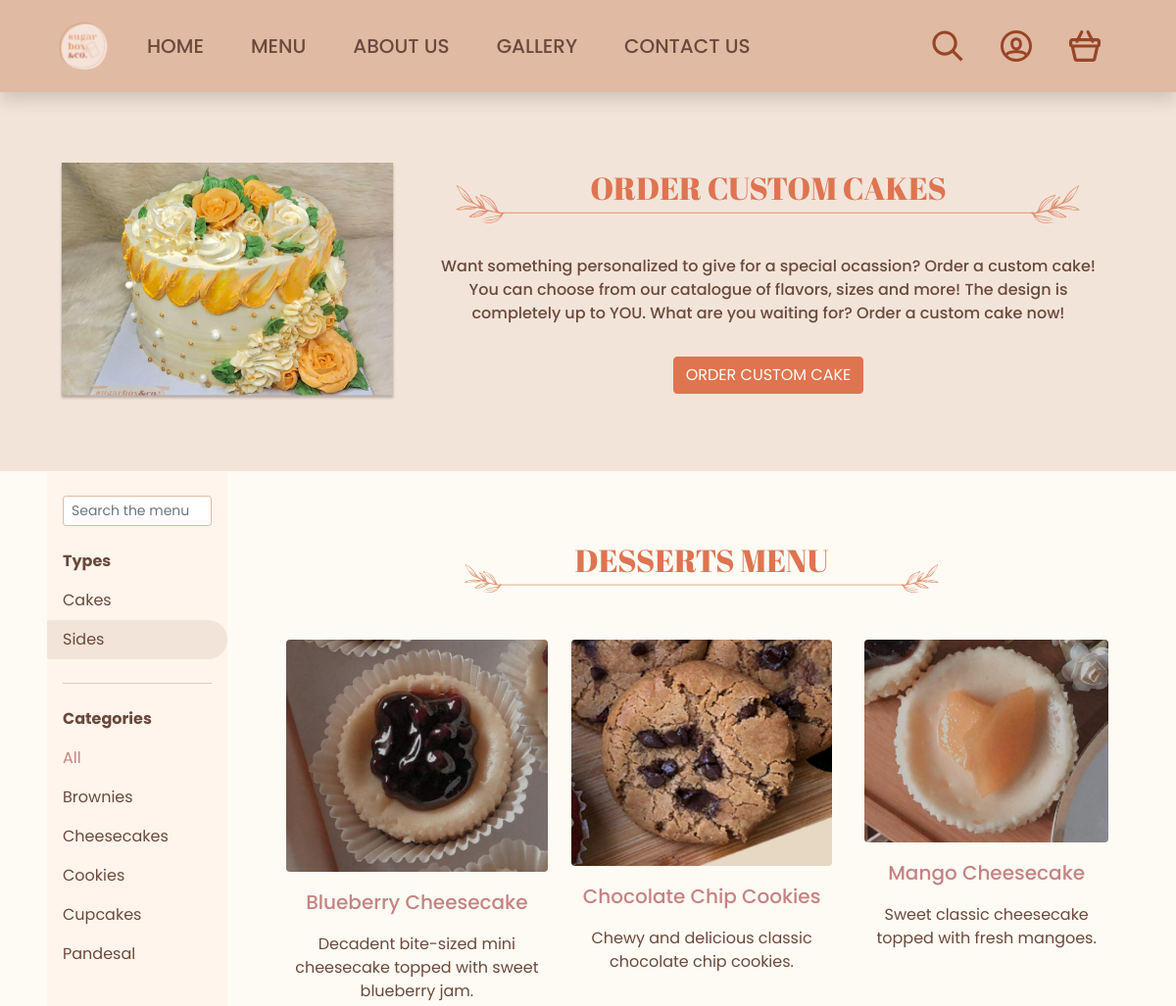
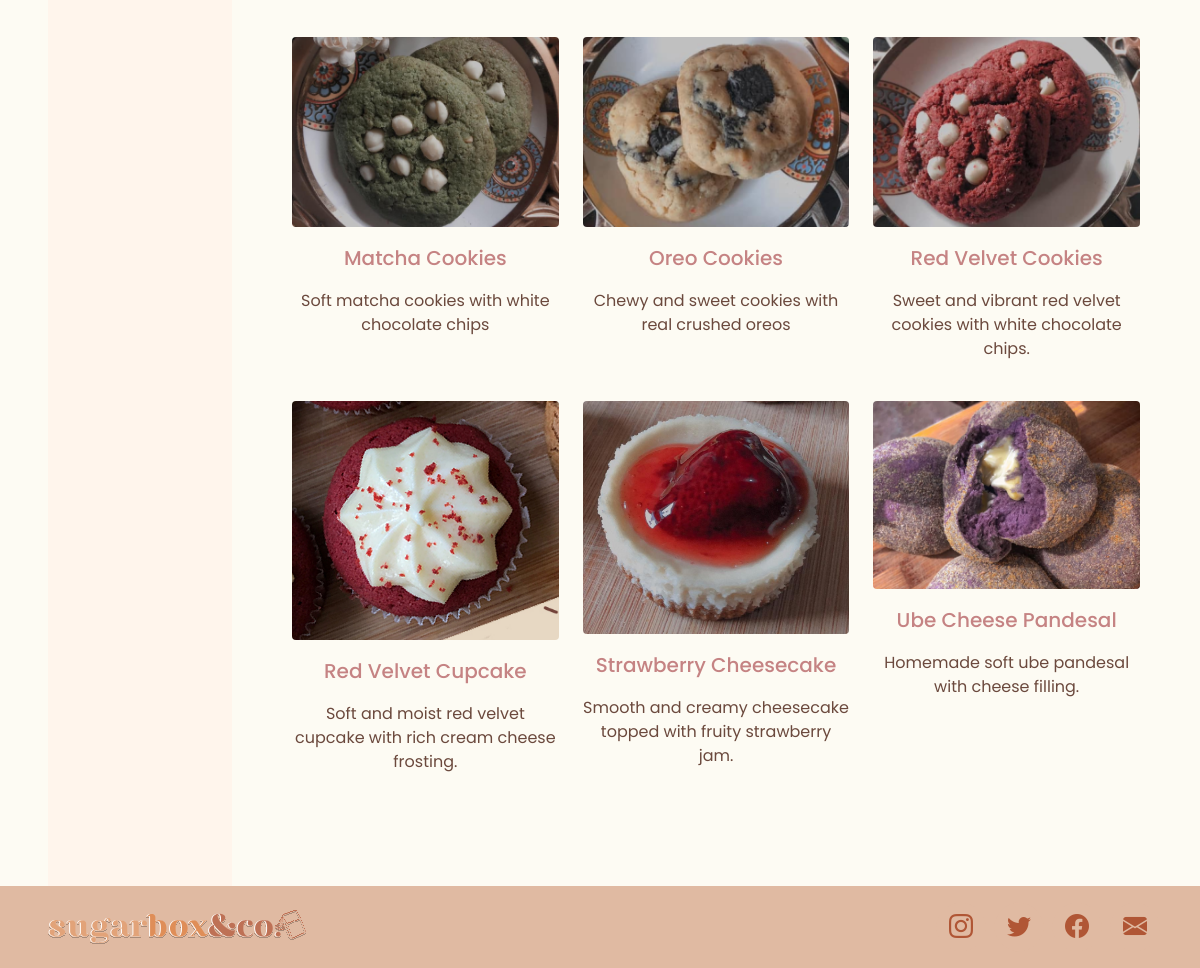
/src/menu.php (signed in), run on the app's committed database (2 pictures, top to bottom).
### tables this page shows
CREATE TABLE `side_categories` (
  `Categ_ID` int(11) NOT NULL,
  `Categ_Name` varchar(40) NOT NULL
);

CREATE TABLE `side_products` (
  `SideProd_ID` int(11) NOT NULL,
  `SideProd_Name` varchar(40) NOT NULL,
  `Categ_ID` int(11) NOT NULL,
  `SideProd_Desc` varchar(100) NOT NULL,
  `SideProd_Image` varchar(50) NOT NULL
);

### src/menu.php (the view, shortened to what this page needs)
<!DOCTYPE html>
<html lang="en">
<head>
    <?php include '../common/meta.php' ?>
</head>
<body class="bg-light <?php if ($_SESSION['functions']['toggleCart'] == true || $_SESSION['functions']['toggleOptions'] == true || $_SESSION['functions']['toggleSearch'] == true) echo 'overflow-hidden' ?>">
    <?php include '../common/navbar.php' ?>
    <div class="bg-section px-5 py-6">
        <div class="container">
            <div class="row justify-content-center align-items-center gy-5">
                <div class="col-md-4 text-center">
                    <img class="img-fluid" src="../assets/custom-cake.png" alt="Custom_cake">
                </div>
                <div class="col-md text-center">
                    <h2 class="text-center text-titleColor">ORDER CUSTOM CAKES</h2>
                    <img class="img-fluid mt-n5" src="../assets/leaves.svg" draggable="false" alt="">
                    <p class="text-content fw-bold m-3">Want something personalized to give for a special ocassion? Order a custom cake!
                        You can choose from our catalogue of flavors, sizes and more! The design is
                        completely up to YOU. What are you waiting for? Order a custom cake now!</p>
                    <a href="custom-order.php"><button class="btn btn-titleColor text-light mt-3">ORDER CUSTOM CAKE</button></a>
                </div>
            </div>
        </div>
    </div>
    <div class="px-5">
        <div class="container">
            <div class="row">
                <div class="col-md-2 bg-section2 border-top border-light p-0 me-5 pt-4">
                    <div class="mx-3 mb-4">
                        <input id="menu" class="form-control form-control-sm text-content border-primary" type="search" placeholder="Search the menu">
                    </div>
                    <div>
                        <p class="m-3"><b class="text-content">Types</b></p>
                        <p class="px-3 my-2"><a class="text-decoration-none text-content" href="./custom-order.php">Cakes</a></p>
                        <p class="px-3 py-2 my-2 bg-section rounded-start rounded-3"><a class="text-decoration-none text-content" href="#menu">Sides</a></p>
                    </div>
                    <hr class="bg-content mx-3 my-4">
                    <div>
                        <p class="m-3"><b class="text-content">Categories</b></p>
                        <p class="m-3"><a class="text-decoration-none text-subheading" href="?q=all">All</a></p>
                        <?php $categories = getCategories() ?>
                        <?php foreach ($categories as $category) { ?>
                            <p class="m-3"><a class="text-decoration-none text-content" href="?q=<?php echo strtolower($category['Categ_Name']) ?>#menu"><?php echo $category['Categ_Name'] ?></a></p>
                        <?php } ?>
                    </div>
                </div>
                <div class="col container-fluid py-6">
                <div class="row justify-content-center pb-5">
                    <h2 class="text-titleColor text-center">DESSERTS MENU</h2>
                    <img class="col-md-7 img-fluid mt-n4" src="../assets/leaves.svg" draggable="false" alt="">
                </div>
                    <div class="row justify-content-center">
                        <?php $products = getProducts() ?>
                        <?php foreach ($products as $product) { ?>
                            <a href="./order-item.php?id=<?php echo $product['SideProd_ID'] ?>" class="text-decoration-none col-md-4 text-center mb-4">
                                <img class="img-fluid rounded-2" src="../assets/<?php echo $product['SideProd_Image'] ?>" alt="<?php echo $product['SideProd_Name'] ?>">
                                <p class="text-subheading fs-5 fw-bold mt-3"><?php echo $product['SideProd_Name'] ?></p>
                                <p class="text-content"><?php echo $product['SideProd_Desc'] ?></p>
                            </a>
                        <?php } ?>
                    </div>
                </div>
            </div>
        </div>
    </div>
    <?php
        function getCategories() {
            $conn = db_connect();
            $query = "SELECT * FROM `side_categories` ORDER BY `Categ_Name` ASC";
            $result = mysqli_query($conn, $query);
            $categories = array();
            while ($row = mysqli_fetch_assoc($result)) {
                $categories[] = $row;
            }
            return $categories;
        }
        function getProducts() {
            $conn = db_connect();
            $query = "SELECT * FROM `side_products` ORDER BY `SideProd_Name` ASC";
            $result = mysqli_query($conn, $query);
            $products = array();
            while ($row = mysqli_fetch_assoc($result)) {
                $products[] = $row;
            }
            return $products;
        }
    ?>
    <?php include '../common/footer.php' ?>
</body>
</html>

### data on the page
side_categories: Categ_Name "Brownies"
side_categories: Categ_Name "Cheesecakes"
side_categories: Categ_Name "Cookies"
side_categories: Categ_Name "Cupcakes"
side_categories: Categ_Name "Pandesal"
side_products: SideProd_Image (picture), SideProd_Name "Blueberry Cheesecake", SideProd_Desc "Decadent bite-sized mini cheesecake topped with sweet blueberry jam."
side_products: SideProd_Image (picture), SideProd_Name "Chocolate Chip Cookies", SideProd_Desc "Chewy and delicious classic chocolate chip cookies."
side_products: SideProd_Image (picture), SideProd_Name "Mango Cheesecake", SideProd_Desc "Sweet classic cheesecake topped with fresh mangoes."
side_products: SideProd_Image (picture), SideProd_Name "Matcha Cookies", SideProd_Desc "Soft matcha cookies with white chocolate chips"
side_products: SideProd_Image (picture), SideProd_Name "Oreo Cookies", SideProd_Desc "Chewy and sweet cookies with real crushed oreos"
side_products: SideProd_Image (picture), SideProd_Name "Red Velvet Cookies", SideProd_Desc "Sweet and vibrant red velvet cookies with white chocolate chips."
side_products: SideProd_Image (picture), SideProd_Name "Red Velvet Cupcake", SideProd_Desc "Soft and moist red velvet cupcake with rich cream cheese frosting."
side_products: SideProd_Image (picture), SideProd_Name "Strawberry Cheesecake", SideProd_Desc "Smooth and creamy cheesecake topped with fruity strawberry jam."
side_products: SideProd_Image (picture), SideProd_Name "Ube Cheese Pandesal", SideProd_Desc "Homemade soft ube pandesal with cheese filling."
